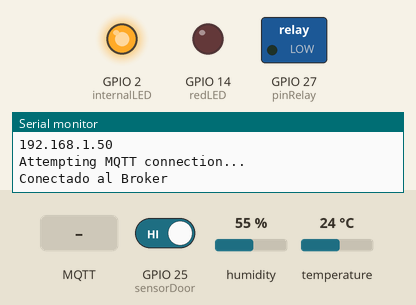
Simulated run of this program. Board: ESP32. On the bench: switched loads named in the program (green lamp = pin HIGH), output pins drawn as LEDs (lit = HIGH), the last lines printed to the serial monitor. The test bench sets the inputs (shaded band); at power-on: GPIO 25 (sensorDoor) HIGH, humidity 55 %, temperature 24 °C. WiFi joins after 1.5 s; servers stay silent unless stated; no MQTT or app messages arrive unless stated.

Above: at 3.2 s.
3.3 s: MQTT message "on" arrives on the first subscribed topic
At 4.5 s:
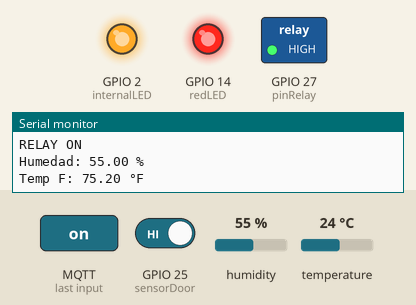
5.5 s: MQTT message "off" arrives on the first subscribed topic
At 5.9 s:
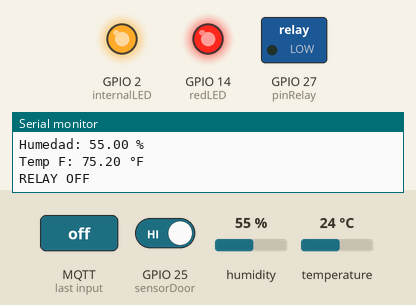
7.5 s: GPIO 25 (sensorDoor) driven LOW
At 9.2 s:
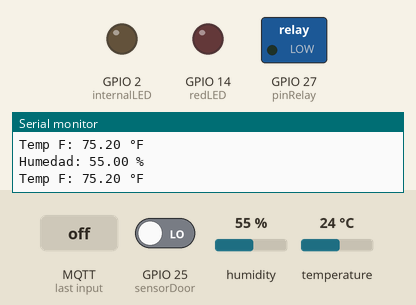
9.5 s: MQTT message "on" arrives on the first subscribed topic
At 10.9 s:
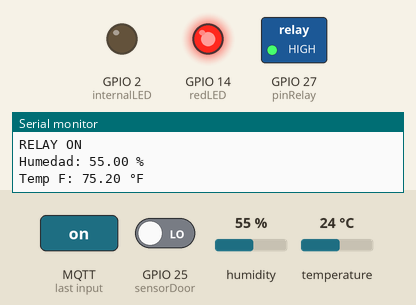
11.5 s: MQTT message "off" arrives on the first subscribed topic
At 11.9 s:
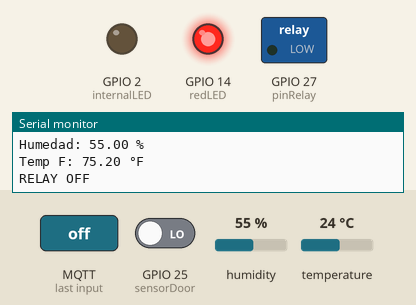
13.5 s: GPIO 25 (sensorDoor) driven HIGH
At 14.5 s:
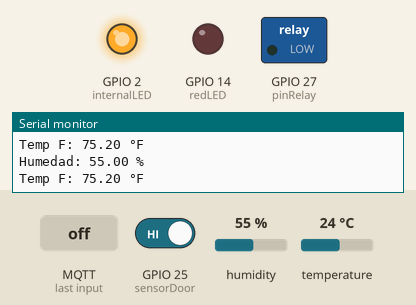
Timing chart, 0 to 16.5 s (numbered marks = the images above; inputs shaded):
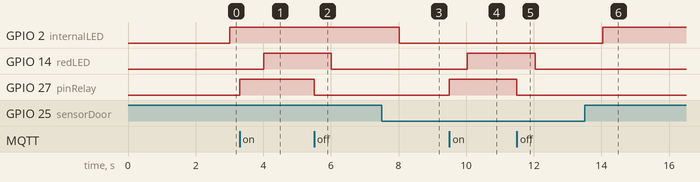

The program:

main.cpp
```cpp
// Incluimos e importamos las librerias necesarias
#include <Arduino.h>
#include <ArduinoJson.h>
// #include <DHT.h>
#include "sensor_dht22.h"
#include "wifimqtt.h"
#include "mqtt.h"

// Declaracion de variables
const byte redLED = 14; // Este led rojo se encendera cuando la puerta este enllavada
// const byte greenLED = 14;
const byte internalLED = 2;
const byte sensorDoor = 25;

byte pinRelay = 27; // No se le agrega const si pienzas extraerla como extern de otra libreria
bool doorState;     // Estado de la puerta

float humedad, tempC, tempF; // Declaramos aqui estas variables para poder llamarlas desde sensor_dht22.h com extern y poder alimentarlas desde alli

unsigned long t;
unsigned long t2;
unsigned long lastWiFiCheck = 0;  // Nueva: Para verificar WiFi periódicamente

void setup() {
    Serial.begin(115200);
    Serial.println("<ESP32 Loading>");

    connectWiFi(); // Nos conectamos con esta funcion que esta en wifimqtt.h

    // MQTT
    client.setServer(mqtt_server, mqtt_port); // Le pasamos las variables que estan en env.h
    client.setCallback(callback);             // Empezamos a escuchar nuestras subscripciones

    initDHT(); // Inicializamos el sensor de temperatura

    pinMode(redLED, OUTPUT);
    // pinMode(greenLED, OUTPUT);
    pinMode(internalLED, OUTPUT);
    pinMode(sensorDoor, INPUT_PULLUP);
    pinMode(pinRelay, OUTPUT);

    t = millis();
    t2 = millis();  // Inicializa t2 también
    lastWiFiCheck = millis();  // Inicializa el checker de WiFi
}

void loop()
{

  // Nueva: Verifica WiFi periódicamente (cada 5s para no sobrecargar)
    if (millis() - lastWiFiCheck >= 5000) {
        if (WiFi.status() != WL_CONNECTED) {
            Serial.println("WiFi desconectado. Intentando reconectar...");
            connectWiFi();  // Reconecta WiFi
        }
        lastWiFiCheck = millis();
    }


// MQTT: Reconecta si es necesario (ahora maneja WiFi internamente)
    if (!client.connected()) {
        reconnectToBroker();   // ✅ reconecta SIEMPRE con user/pass
    }
    client.loop();            // ✅ solo procesa

  if (millis() - t2 >= 1000) // Cada 1000ms leemos el estado de la puerta
  {
    doorState = digitalRead(sensorDoor); // Leemos el estado del actual de la puerta

    if (!doorState)
    { // Si la puerta esta cerrada se enciende el led rojo
     // digitalWrite(redLED, HIGH);
      digitalWrite(internalLED, LOW);
      client.publish("ace_disposal/shop_computer/sensor/door", "on"); // Publicamos aqui
    }
    else
    {
    //  digitalWrite(redLED, LOW);
      digitalWrite(internalLED, HIGH);
      client.publish("ace_disposal/shop_computer/sensor/door", "off"); // Publicamos aqui
    }

    // Publicamos el estado del Relay

    if(digitalRead(pinRelay)) { // Leemos el estado de la salida, y publicamos
      digitalWrite(redLED, HIGH);
      client.publish("ace_disposal/shop_computer/sensor/relay_status", "on");
    }else {
      digitalWrite(redLED, LOW);
      client.publish("ace_disposal/shop_computer/sensor/relay_status", "off");
    }
    //

    t2 = millis(); // inicializamos de nuevo el contador interno
  }

  if (millis() - t >= 2000)
  {
    readDHT22(); // Leemos los datos del sensor de temperatura

    // Publicamos aqui las medidas del DHT22
    String tempStrF = String(tempF, 2);
    String humStrF = String(humedad, 2);

    client.publish("ace_disposal/shop_computer/sensor/humidity", humStrF.c_str());  // Publicamos aqui
    client.publish("ace_disposal/shop_computer/sensor/temperature", tempStrF.c_str()); // Publicamos aqui

    // Y para probar lo que se esta enviando podemos hacerlo con:  mosquitto_sub -h 5.78.130.1 -p 1883 -t ace_disposal/shop_computer/sensor/temperature -u "userShop" -P "qwerty123"
    t = millis(); // inicializamos de nuevo el contador interno
  }
}
```

env_mqtt.h
```cpp
// Aqui colocamos nuestras variables de entorno

const char* mqtt_server = "mqttace.kizunadata.cloud";
const unsigned int mqtt_port = 1883;
const char* mqtt_user = "userShop";
const char* mqtt_password = "qwerty123";
```

env_wifi.h
```cpp
// Aqui colocamos nuestras variables de entorno

// const char *ssid = "Ace_Upstairs_2.4";
// const char *password = "ancientoboe520";

const char* ssid = "SHOP";
const char* password = "appleview";

// const char* ssid = "Sky_2.4GHz";
// const char* password = "heaven777@2023"; 
```

mqtt.h
```cpp
#include <Arduino.h>
#include <PubSubClient.h>
#include <ArduinoJson.h>
#include <WiFi.h>
#include "env_mqtt.h"
#include "wifimqtt.h"  // Agrega esto para acceder a connectWiFi()

String topic = "sensor/temp";
String clientID;

WiFiClient espClient;
PubSubClient client(espClient);

extern byte pinRelay; // Con extern podemos traernos la referencia de las variables declaradas en el main.cpp

void reconnectToBroker() {  // Nos conectamos al Broker y nos suscribimos
    if (WiFi.status() != WL_CONNECTED) {  // Nueva: Verifica WiFi primero
        Serial.println("WiFi no conectado. Reconectando WiFi antes de MQTT...");
        if (!connectWiFi()) {
            return;  // Si falla, sale y lo intentará en el próximo loop
        }
    }

    while (!client.connected()) {
        Serial.println("Attempting MQTT connection...");
        clientID = "ESP32-";
        clientID += String((uint32_t)ESP.getEfuseMac(), HEX);

        if (client.connect(clientID.c_str(), mqtt_user, mqtt_password)) {
            // Nos subscribimos a los sensores necesarios
            Serial.println("Conectado al Broker");
            client.subscribe("ace_disposal/shop_computer/sensor/relay"); // Por el momento seria el unico suscrito porque desde vue3 lo controlaremos
        } else {
            Serial.println("No se pudo conectar al Broker");
            Serial.println(client.state());
            Serial.println("Reintento en 5 segundos");
            delay(5000);
        }
    }
}

// Con callback , estamos atentos a los mensajes subscritos para cogerlos
void callback(char *topic, byte *message, unsigned int length)
{

    String messageTemp;

    for (int i = 0; i < length; i++)
    {
        messageTemp += (char)message[i];
    }

    if (String(topic) == "ace_disposal/shop_computer/sensor/relay") // Si un cliente publica y manda un "on" o un "off" se enciede o apaga el relay
    {
        if (messageTemp == "on")
        {
            digitalWrite(pinRelay, HIGH);
            Serial.println("RELAY ON");
        }
        if (messageTemp == "off")
        {
            digitalWrite(pinRelay, LOW);
            Serial.println ("RELAY OFF");
        }
    }
}

// Podras mandar mensajes para probarlo asi :
// mosquitto_pub -h 5.78.130.1 -p 1883 -t ace_disposal/shop_computer/sensor/relay -m "on" -u "userShop" -P "qwerty123"
```

sensor_dht22.h
```cpp
    #include <Arduino.h>
#include <PubSubClient.h>
#include <ArduinoJson.h>
#include <Adafruit_Sensor.h>
#include <DHT.h>

// Declaracion de variables y Pines
const byte DHTPIN = 16;
//float humedad, tempC, tempF;


extern float humedad;
extern float tempC;
extern float tempF;

// Tipo de Sensor de temperatur/humedad
DHT dht(DHTPIN, DHT22);

void initDHT() {
    dht.begin();
}

void readDHT22() {
    humedad = dht.readHumidity();
    tempC = dht.readTemperature();
    tempF = dht.readTemperature(true);

    if(isnan(humedad) | isnan(tempC) | isnan(tempF)) {
        Serial.println("Error en DHT22");
    }else {
        Serial.print("Humedad: "); Serial.print(humedad); Serial.print(" %");
        Serial.println(" ");
        // Serial.print("Temp C : "); Serial.print(tempC); Serial.print(" °C");
        // Serial.println(" ");
        Serial.print("Temp F: "); Serial.print(tempF); Serial.print(" °F");
        Serial.println(" ");

    }
}
```

wifimqtt.h
```cpp
#include <Arduino.h>
#include <WiFi.h>
#include <ArduinoJson.h>
#include "env_wifi.h"
#include <PubSubClient.h>

bool connectWiFi() {  // Cambia a bool para retornar éxito/fallo
    WiFi.mode(WIFI_STA); // Modo Estacion

    Serial.print("Conectando a ");
    Serial.println(ssid);
    WiFi.begin(ssid, password);
    byte count = 0;

    while (WiFi.status() != WL_CONNECTED && count < 30) {  // Limita a 30 intentos (~30s)
        delay(1000);
        Serial.print(".");
        count++;
    }

    if (WiFi.status() == WL_CONNECTED) {
        Serial.println("\nSe conecto al WiFi");
        Serial.println("Tu IP es :");
        Serial.println(WiFi.localIP());
        return true;
    } else {
        Serial.println("\nFallo al conectar WiFi después de 30 intentos. Intentará de nuevo más tarde.");
        return false;
    }
}
```

Measured:
- after the input at 3.3 s, GPIO 14 (redLED): LOW → HIGH after 0.71 s; GPIO 27 (pinRelay): LOW → HIGH at once
- after the input at 5.5 s, GPIO 14 (redLED): HIGH → LOW after 0.52 s; GPIO 27 (pinRelay): HIGH → LOW at once
- after the input at 7.5 s, GPIO 2 (internalLED): HIGH → LOW after 0.52 s
- after the input at 9.5 s, GPIO 14 (redLED): LOW → HIGH after 0.53 s; GPIO 27 (pinRelay): LOW → HIGH at once
- after the input at 11.5 s, GPIO 14 (redLED): HIGH → LOW after 0.54 s; GPIO 27 (pinRelay): HIGH → LOW at once
- after the input at 13.5 s, GPIO 2 (internalLED): LOW → HIGH after 0.54 s
